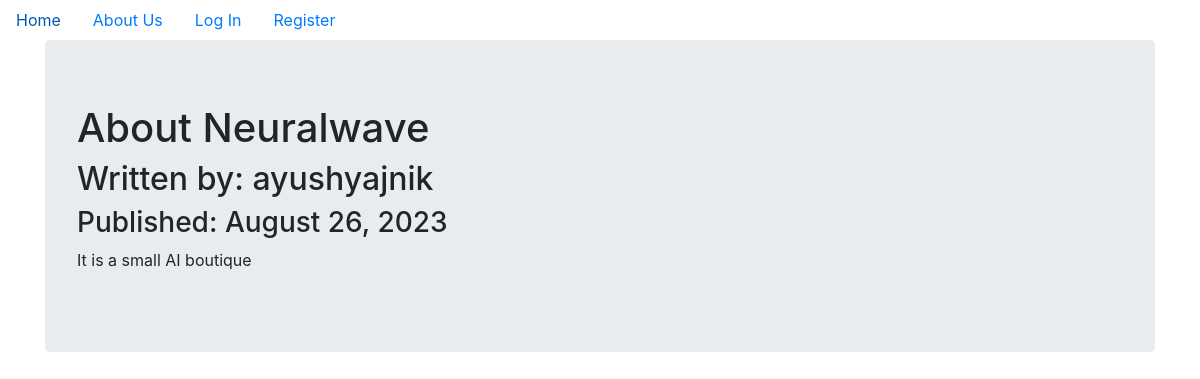
Page /11 on the committed database.
### companyblog/models.py (models this page shows, shortened)
class BlogPost(db.Model):
    users = db.relationship(User)
    id = db.Column(db.Integer,primary_key=True)
    user_id = db.Column(db.Integer,db.ForeignKey('users.id'),nullable=False)
    date = db.Column(db.DateTime,nullable=False,default=datetime.utcnow)
    title = db.Column(db.String(140),nullable=False)
    text = db.Column(db.Text,nullable=False)

class User(db.Model,UserMixin):
    __tablename__ = 'users'
    id = db.Column(db.Integer,primary_key=True)
    profile_image = db.Column(db.String(64),nullable=False,default='default_profile.png')
    email = db.Column(db.String(64),unique=True,index=True)
    username = db.Column(db.String(64),unique=True,index=True)
    password_hash = db.Column(db.String(128))
    posts = db.relationship('BlogPost',backref='author',lazy=True)

### companyblog/users/views.py (the view)
@users.route("/<username>")
def user_posts(username):
    page = request.args.get('page', 1, type=int)
    user = User.query.filter_by(username=username).first_or_404()
    blog_posts = BlogPost.query.filter_by(author=user).order_by(BlogPost.date.desc()).paginate(page=page, per_page=5)
    return render_template('user_blog_posts.html', blog_posts=blog_posts, user=user)

### companyblog/blog_posts/views.py (called while the page is built)
@blog_posts.route('/<int:blog_post_id>')
def blog_post(blog_post_id):
    blog_post = BlogPost.query.get_or_404(blog_post_id)
    return render_template('blog_post.html',title=blog_post.title,
                            date=blog_post.date,post=blog_post
    )

### companyblog/templates/blog_post.html (shortened to what this page needs)
{% extends "base.html" %}
{% block content %}
<div class="jumbotron">
  <h1>{{ post.title }}</h1>
  <h2>Written by: {{post.author.username}}</h2>
  <h3>Published: {{ post.date.strftime('%B %d, %Y') }}</h3>
  <p>{{post.text}}</p>
</div>
{% endblock content %}

### rows in the picture
BlogPost: title "About Neuralwave", date "August 26, 2023", text "It is a small AI boutique"
User: author.username "ayushyajnik"
